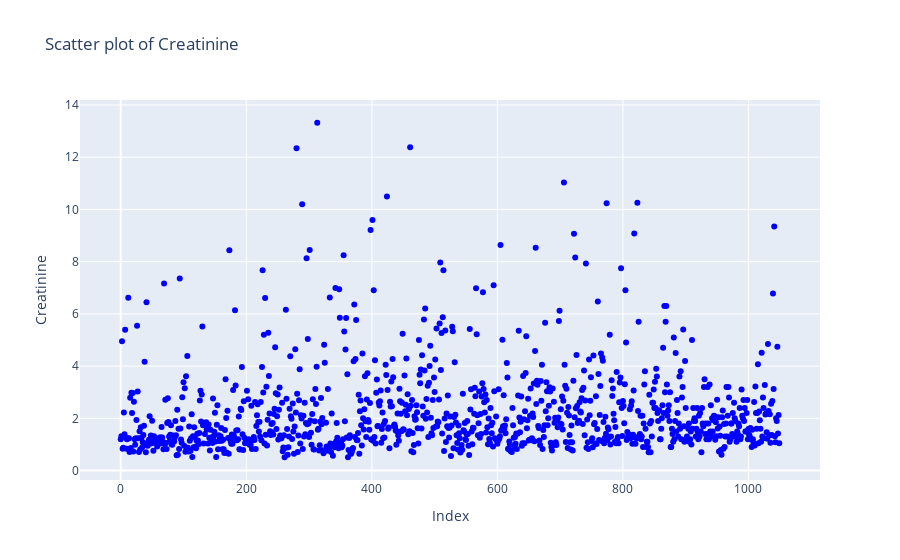

Notebook cell for this chart:
### Code cell
# view the scatter plot to understand
fig_cr = go.Figure()
fig_cr.add_trace(go.Scatter(x=data.index, y=data['Creatinine'], mode='markers', marker=dict(color='blue')))
fig_cr.update_layout(title='Scatter plot of Creatinine', xaxis_title='Index', yaxis_title='Creatinine')
fig_cr.show()

### Figure 1 — Plotly figure (JSON) as saved in the notebook; plotly's stock layout.template omitted (floating-point values rounded to 4 significant figures; data arrays with more than 128 entries replaced by an {"elided": "..."} marker saying what was removed)
{"data": [{"marker": {"color": "blue"}, "mode": "markers", "type": "scatter", "x": {"elided": "1050 int values"}, "y": {"elided": "1050 float values"}}], "layout": {"title": {"text": "Scatter plot of Creatinine"}, "xaxis": {"title": {"text": "Index"}}, "yaxis": {"title": {"text": "Creatinine"}}}}
